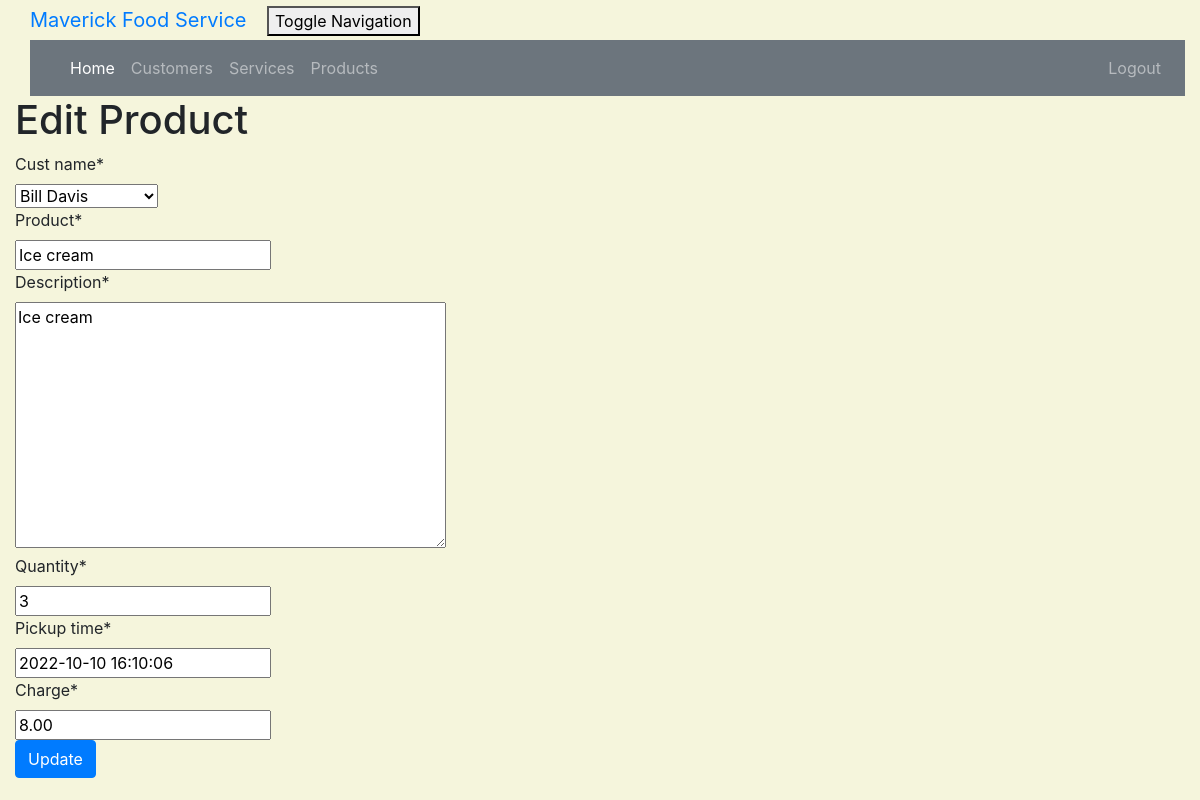
The app's page /product/2/edit/ (signed in) with its own data.
### crm/models.py (models this page shows, shortened)
class Customer(models.Model):
    cust_name = models.CharField(max_length=50)
    email = models.EmailField(max_length=100)
    phone = models.CharField(max_length=20)
    bldgroom = models.CharField(max_length=100)
    address = models.CharField(max_length=200)
    city = models.CharField(max_length=50)
    state = models.CharField(max_length=50)
    zipcode = models.CharField(max_length=10)
    organization = models.CharField(max_length=100)
    role = models.CharField(max_length=100)
    def __str__(self):
        return self.cust_name

class Product(models.Model):
    cust_name = models.ForeignKey(Customer, on_delete=models.CASCADE, related_name='products')
    product = models.CharField(max_length=100)
    description = models.TextField()
    quantity = models.IntegerField()
    pickup_time = models.DateTimeField(
        default=timezone.now)
    charge = models.DecimalField(max_digits=10, decimal_places=2)
    created_date = models.DateTimeField(
        default=timezone.now)
    updated_date = models.DateTimeField(auto_now_add=True)

### crm/views.py (the view)
# urls.py: path('product/<int:pk>/edit/', views.product_edit, name='product_edit'),
@login_required
def product_edit(request, pk):
    product = get_object_or_404(Product, pk=pk)
    if request.method == "POST":
        form = ProductForm(request.POST, instance=product)
        if form.is_valid():
            product = form.save()
            product.updated_date = timezone.now()
            product.save()
            products = Product.objects.filter(created_date__lte=timezone.now())
            return render(request, 'crm/product_list.html', {'products': products})
    else:
        form = ProductForm(instance=product)
    return render(request, 'crm/product_edit.html', {'form': form})

### crm/forms.py
class ProductForm(forms.ModelForm):
    class Meta:
        model = Product
        fields = ('cust_name', 'product', 'description', 'quantity', 'pickup_time', 'charge')

### crm/templates/crm/product_edit.html (shortened to what this page needs)
<!DOCTYPE html>
<html lang="en">
{% extends 'crm/base.html' %}
{% load crispy_forms_tags %}
{% block content %}
    <h1>Edit Product</h1>
    <form method="POST" class="product-form">{% csrf_token %}
        {{ form|crispy }}
        <button type="submit" class="btn btn-primary">Update</button>
    </form>
{% endblock %}

### crm/static/css/portfolio.css (style rules this page uses)
body { padding-left: 15px; }

### crm/templates/crm/product_edit.html (style rules this page uses)
body { background-color: beige; }

### records on screen
Customer: cust_name "Bill Davis"
Product: product "Ice cream", description "Ice cream", quantity "3", pickup_time "2022-10-10 16:10:06", charge "8.00"
